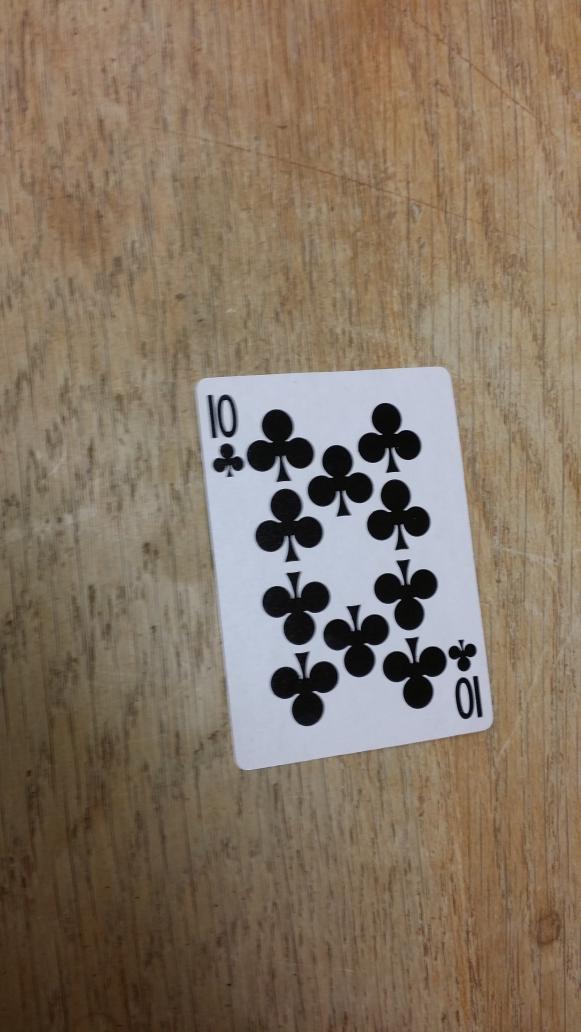
#> input picture test_images/img/cards-[C0]-001.jpg, 2322 x 4128 px (shown at 1/4 size); its folder holds only this picture in this run
$ python CardDetector.py
#> lines starting #> are read from the running program, lines starting #| are printed output that depends on the picture; after the words box and inside, x2 and y2 are one past the last pixel; in counts of white or black regions, pixels touching at a corner belong together
import cv2 as cv
import numpy as np
import os


# declare constants:
# threshold levels
BKG_THRESH = 150
CARD_THRESH = 50
# width and height of card corner
CORNER_WIDTH = 32
CORNER_HEIGHT = 84
# dimensions of rank train images
RANK_WIDTH = 70
RANK_HEIGHT = 125
# dimensions of suit train images
SUIT_WIDTH = 70
SUIT_HEIGHT = 100
# max difference for identification
RANK_DIFF_MAX = 3000
SUIT_DIFF_MAX = 1700
# max/min area for contour detection
CARD_MAX_AREA = 2500000
CARD_MIN_AREA = 25000
FONT = cv.FONT_HERSHEY_SIMPLEX


# Card structures modified from https://hackaday.io/project/27639-rain-man-20-blackjack-robot
class Query_card:
    """Structure to store information about query cards in the camera image."""

    # [12 lines left out: function __init__, not called in this run]

class Train_ranks:
    """Structure to store information about train rank images."""

    def __init__(self):
        self.img = [] # Thresholded, sized rank image loaded from hard drive
        self.name = "Placeholder"

class Train_suits:
    """Structure to store information about train suit images."""

    def __init__(self):
        self.img = [] # Thresholded, sized suit image loaded from hard drive
        self.name = "Placeholder"

# Training images '/Card_Imgs' and training image loading modified from https://hackaday.io/project/27639-rain-man-20-blackjack-robot
def load_ranks(filepath):

    train_ranks = []
    i = 0

    for Rank in ['Ace','2','3','4','5','6','7',
                 '8','9','10','Jack','Queen','King']:
        train_ranks.append(Train_ranks())
        train_ranks[i].name = Rank
        filename = Rank + '.jpg'
        train_ranks[i].img = cv.imread(filepath+filename, cv.IMREAD_GRAYSCALE)
        i = i + 1

    return train_ranks

def load_suits(filepath):
    """Loads suit images from directory specified by filepath. Stores
    them in a list of Train_suits objects."""

    train_suits = []
    i = 0

    for Suit in ['Spades','Diamonds','Clubs','Hearts']:
        train_suits.append(Train_suits())
        train_suits[i].name = Suit
        filename = Suit + '.jpg'
        train_suits[i].img = cv.imread(filepath+filename, cv.IMREAD_GRAYSCALE)
        i = i + 1

    return train_suits


def preprocess_image(image):
    # converts to grayscale, blurs, then binary thresholds

    gray = cv.cvtColor(image,cv.COLOR_BGR2GRAY)
    blur = cv.GaussianBlur(gray,(5,5),0)
    _, thresh = cv.threshold(blur,BKG_THRESH,255,cv.THRESH_BINARY)

    return thresh

def find_cards(thresh_image):
    # find contours and sort indices by size
    contours,hier = cv.findContours(thresh_image,cv.RETR_TREE,cv.CHAIN_APPROX_SIMPLE)
    index_sort = sorted(range(len(contours)), key=lambda i : cv.contourArea(contours[i]),reverse=True)

    if len(contours) == 0:
        return [], []

    contour_sort = []
    hier_sort = []
    contour_is_card = np.zeros(len(contours),dtype=int)

    for i in index_sort:
        contour_sort.append(contours[i])
        hier_sort.append(hier[0][i])

    # determine cards based on: area between max and min, no parent contours, has four corners
    for i in range(len(contour_sort)):
        size = cv.contourArea(contour_sort[i])
        peri = cv.arcLength(contour_sort[i],True)
        approx = cv.approxPolyDP(contour_sort[i],0.01*peri,True)

        if ((size < CARD_MAX_AREA) and (size > CARD_MIN_AREA)
            and (hier_sort[i][3] == -1) and (len(approx) == 4)):
            contour_is_card[i] = 1

    return contour_sort, contour_is_card

# Card preprocessing modified from https://hackaday.io/project/27639-rain-man-20-blackjack-robot
# [183 lines left out: functions preprocess_card, match_card, draw_results, flattener, not called in this run]

def main():
    # load the train rank and suit images
    train_ranks = load_ranks('Card_Imgs/')
#> in load_ranks, `i = i + 1`: i = 1
#> train_ranks = 13 items
    train_suits = load_suits('Card_Imgs/')
#> in load_suits, `i = i + 1`: i = 1
#> train_suits = 4 items


    inpath = ('../test_images/img/')
    outpath = ('../outputs/')
    #image = cv2.imread( path + '/input.png')

    imagecount= cardcount= suitcount= rankcount= ucountsuit= ucountrank= 0
    for filename in os.listdir(inpath):
        # skip over images that are out of scope: joker cards and complex backgrounds
        if filename[8] == "W": continue
        if filename[13] == "3": continue
        imagecount += 1

        image = cv.imread(inpath+'/'+filename)
#> image is the input picture: shape (4128, 2322, 3); mean B, G, R 98.9, 116.5, 132.5

        # grayscale, blur, binary threshold image
        pre_proc = preprocess_image(image)
#> in preprocess_image, `gray = cv.cvtColor(image,cv.COLOR_BGR2GRAY)`:
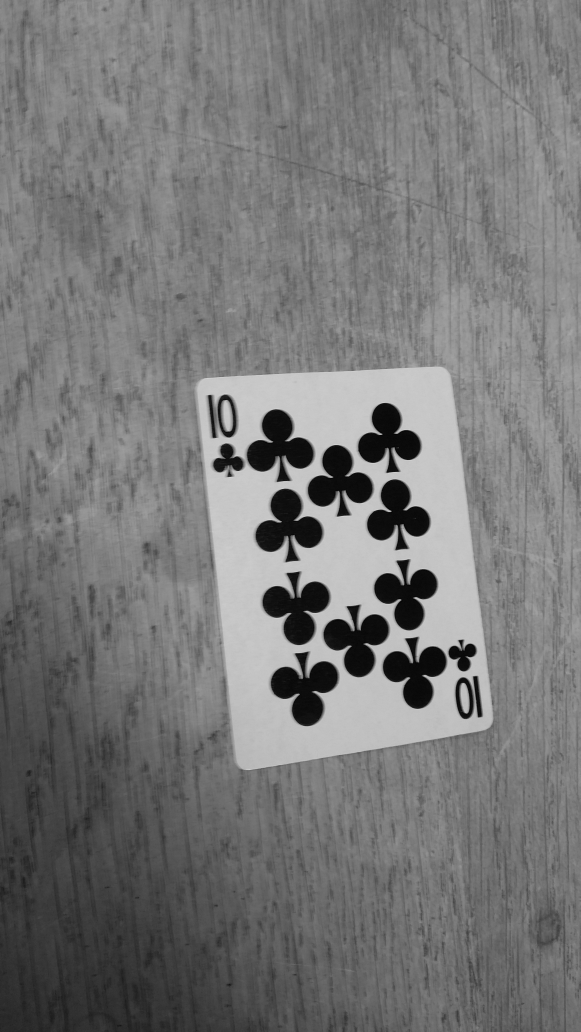
#> gray: shape (4128, 2322) (shown at 1/4 size); min 0, max 230, mean 119.3
#> in preprocess_image, `_, thresh = cv.threshold(blur,BKG_THRESH,255,cv.THRESH_BINARY)`:
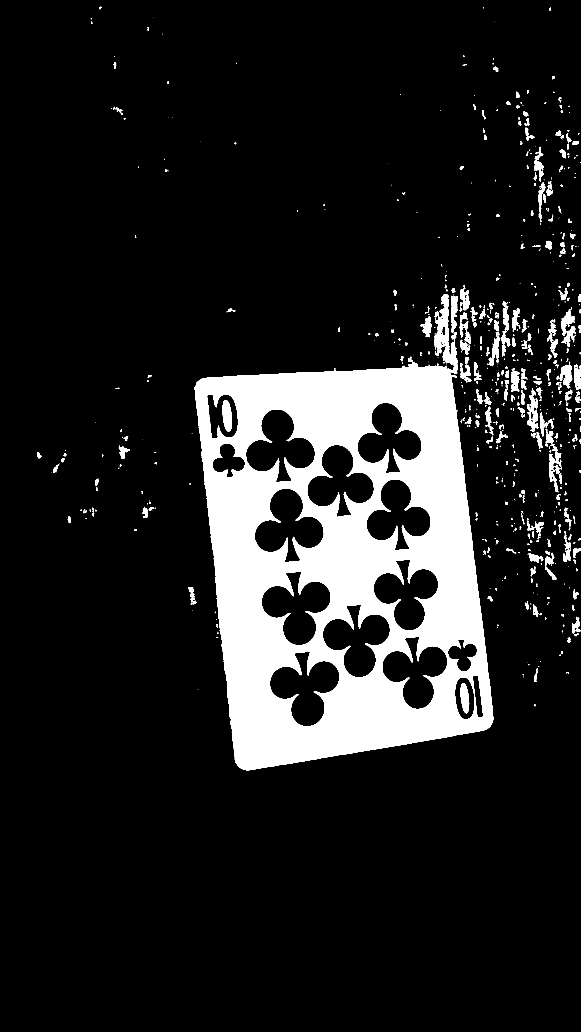
#> thresh: shape (4128, 2322) (shown at 1/4 size); 12.7% white; 764 white regions (356 under 20 px)

        # find/sort contours
        contours_sort, contour_is_card = find_cards(pre_proc)
#> in find_cards, `contours,hier = cv.findContours(thresh_image,cv.RETR_TREE,cv.CHAIN_APP..`: contours = 889 contours, 516 with area under 20; largest, box (x1, y1, x2, y2) and area: (778, 1177, 1973, 3081) 1590652, (1078, 2604, 1359, 2906) 47044, (1046, 2284, 1324, 2582) 46040, (1017, 1953, 1297, 2251) 45782, (982, 1636, 1261, 1930) 45162
#> in find_cards, `index_sort = sorted(range(len(contours)), key=lambda i : cv.contourAre..`: index_sort = 889 values, max 888 at index 307, min 0 at index 407, mean 444
#> in find_cards, `contour_is_card = np.zeros(len(contours),dtype=int)`: contour_is_card = 889 values from 0 to 0
#> the loop in find_cards, `for i in index_sort:` made 889 passes
#> i on passes 1 to 3: 632, 636, 640
#> after the loop in find_cards, `for i in index_sort:`: contour_sort has the same summary as contours
#> the loop in find_cards, `for i in range(len(contour_sort)):` made 889 passes
#> (size, peri) on passes 1 to 3: (1590651.5, 6950.3), (47044, 1376.9), (46040.5, 1370.6)
#> contours_sort has the same summary as contours in find_cards; contour_is_card = 889 values from 0 to 0

        if len(contours_sort) != 0:
            cards = []
            k = 0
            # for each card contour
            for i in range(len(contours_sort)):
                if (contour_is_card[i]):

                    # find corners, perspective warps card, isolates card info from top corner
                    cards.append(preprocess_card(contours_sort[i],image))

                    # find best match for card rank and suit
                    cards[k].best_rank_match,cards[k].best_suit_match,cards[k].rank_diff,cards[k].suit_diff = match_card(cards[k],train_ranks,train_suits)

                    # compare results
                    image = draw_results(image, cards[k])
                    suit = cards[k].best_suit_match
                    rank = cards[k].best_rank_match
                    print("filename:", filename)
                    print("Expected:", filename[7], filename[8])
                    print("Result:  ", suit[0], rank[0])
                    if suit[0] == "U": ucountsuit+=1
                    if rank[0] == "U": ucountrank+=1
                    if filename[7]==suit[0]: suitcount+=1
                    if filename[8]==rank[0]: rankcount+=1
                    elif(filename[8]=="0" and rank[0]=="1"): rankcount+=1
                    cardcount += 1
                    k += 1
#> after the loop, cardcount = 0; cards = []; k = 0; rankcount = 0; suitcount = 0; ucountrank = 0; ucountsuit = 0


            # draw contours on image
            if (len(cards) != 0):
                temp_cnts = []
                for i in range(len(cards)):
                    temp_cnts.append(cards[i].contour)
                cv.drawContours(image,temp_cnts, -1, (255,0,0), 10)
                cv.imwrite( outpath + "/" + filename, image)

    print("Images Processed:",imagecount)
    print("Images with Card Detected:",cardcount, '/', imagecount)
#| Images with Card Detected: 0 / 1
    print("Suits Correctly Identified:",suitcount, '/', cardcount)
#| Suits Correctly Identified: 0 / 0
    print("Ranks Correctly Identified:",rankcount, '/', cardcount)
#| Ranks Correctly Identified: 0 / 0
    cv.destroyAllWindows()

main()
